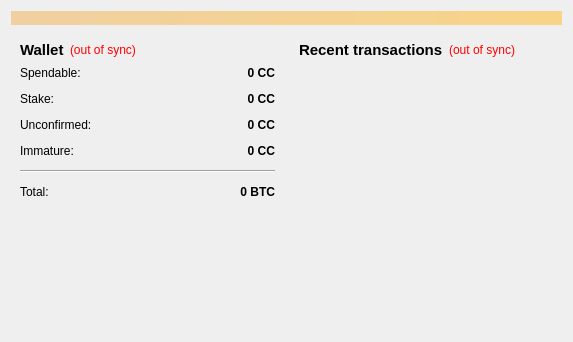
<?xml version="1.0" encoding="UTF-8"?>
<ui version="4.0">
 <class>OverviewPage</class>
 <widget class="QWidget" name="OverviewPage">
  <property name="geometry">
   <rect>
    <x>0</x>
    <y>0</y>
    <width>573</width>
    <height>342</height>
   </rect>
  </property>
  <property name="windowTitle">
   <string>Form</string>
  </property>
  <layout class="QVBoxLayout" name="topLayout">
   <item>
    <widget class="QLabel" name="labelAlerts">
     <property name="visible">
      <bool>false</bool>
     </property>
     <property name="styleSheet">
      <string notr="true">background-color: qlineargradient(x1: 0, y1: 0, x2: 1, y2: 0, stop:0 #F0D0A0, stop:1 #F8D488);  color:#000000
</string>
     </property>
     <property name="wordWrap">
      <bool>true</bool>
     </property>
     <property name="margin">
      <number>3</number>
     </property>
    </widget>
   </item>
   <item>
    <layout class="QHBoxLayout" name="horizontalLayout" stretch="1,1">
     <item>
      <layout class="QVBoxLayout" name="verticalLayout_2">
       <item>
        <widget class="QWidget" name="widget" native="true">
         <layout class="QVBoxLayout" name="verticalLayout_4">
          <item>
           <layout class="QHBoxLayout" name="horizontalLayout_4">
            <item>
             <widget class="QLabel" name="label_5">
              <property name="font">
               <font>
                <pointsize>11</pointsize>
                <weight>75</weight>
                <bold>true</bold>
               </font>
              </property>
              <property name="text">
               <string>Wallet</string>
              </property>
             </widget>
            </item>
            <item>
             <widget class="QLabel" name="labelWalletStatus">
              <property name="toolTip">
               <string>The displayed information may be out of date. Your wallet automatically synchronizes with the ChavezCoin network after a connection is established, but this process has not completed yet.</string>
              </property>
              <property name="styleSheet">
               <string notr="true">QLabel { color: red; }</string>
              </property>
              <property name="text">
               <string notr="true">(out of sync)</string>
              </property>
              <property name="alignment">
               <set>Qt::AlignLeading|Qt::AlignLeft|Qt::AlignVCenter</set>
              </property>
             </widget>
            </item>
            <item>
             <spacer name="horizontalSpacer_2">
              <property name="orientation">
               <enum>Qt::Horizontal</enum>
              </property>
              <property name="sizeHint" stdset="0">
               <size>
                <width>40</width>
                <height>20</height>
               </size>
              </property>
             </spacer>
            </item>
           </layout>
          </item>
          <item>
           <layout class="QFormLayout" name="formLayout_2">
            <property name="fieldGrowthPolicy">
             <enum>QFormLayout::AllNonFixedFieldsGrow</enum>
            </property>
            <property name="horizontalSpacing">
             <number>12</number>
            </property>
            <property name="verticalSpacing">
             <number>12</number>
            </property>
            <item row="0" column="0">
             <widget class="QLabel" name="label">
              <property name="text">
               <string>Spendable:</string>
              </property>
             </widget>
            </item>
            <item row="0" column="1">
             <widget class="QLabel" name="labelBalance">
              <property name="font">
               <font>
                <weight>75</weight>
                <bold>true</bold>
               </font>
              </property>
              <property name="cursor">
               <cursorShape>IBeamCursor</cursorShape>
              </property>
              <property name="toolTip">
               <string>Your current spendable balance</string>
              </property>
              <property name="text">
               <string notr="true">0 CC</string>
              </property>
              <property name="alignment">
               <set>Qt::AlignRight|Qt::AlignTrailing|Qt::AlignVCenter</set>
              </property>
              <property name="textInteractionFlags">
               <set>Qt::LinksAccessibleByMouse|Qt::TextSelectableByKeyboard|Qt::TextSelectableByMouse</set>
              </property>
             </widget>
            </item>
            <item row="1" column="0">
             <widget class="QLabel" name="label_6">
              <property name="text">
               <string>Stake:</string>
              </property>
             </widget>
            </item>
            <item row="1" column="1">
             <widget class="QLabel" name="labelStake">
              <property name="font">
               <font>
                <weight>75</weight>
                <bold>true</bold>
               </font>
              </property>
              <property name="cursor">
               <cursorShape>IBeamCursor</cursorShape>
              </property>
              <property name="toolTip">
               <string>Total of coins that was staked, and do not yet count toward the current balance</string>
              </property>
              <property name="text">
               <string notr="true">0 CC</string>
              </property>
              <property name="alignment">
               <set>Qt::AlignRight|Qt::AlignTrailing|Qt::AlignVCenter</set>
              </property>
              <property name="textInteractionFlags">
               <set>Qt::LinksAccessibleByMouse|Qt::TextSelectableByKeyboard|Qt::TextSelectableByMouse</set>
              </property>
             </widget>
            </item>
            <item row="2" column="0">
             <widget class="QLabel" name="label_3">
              <property name="text">
               <string>Unconfirmed:</string>
              </property>
             </widget>
            </item>
            <item row="2" column="1">
             <widget class="QLabel" name="labelUnconfirmed">
              <property name="font">
               <font>
                <weight>75</weight>
                <bold>true</bold>
               </font>
              </property>
              <property name="cursor">
               <cursorShape>IBeamCursor</cursorShape>
              </property>
              <property name="toolTip">
               <string>Total of transactions that have yet to be confirmed, and do not yet count toward the current balance</string>
              </property>
              <property name="text">
               <string notr="true">0 CC</string>
              </property>
              <property name="alignment">
               <set>Qt::AlignRight|Qt::AlignTrailing|Qt::AlignVCenter</set>
              </property>
              <property name="textInteractionFlags">
               <set>Qt::LinksAccessibleByMouse|Qt::TextSelectableByKeyboard|Qt::TextSelectableByMouse</set>
              </property>
             </widget>
            </item>
            <item row="3" column="0">
             <widget class="QLabel" name="labelImmatureText">
              <property name="text">
               <string>Immature:</string>
              </property>
             </widget>
            </item>
            <item row="3" column="1">
             <widget class="QLabel" name="labelImmature">
              <property name="font">
               <font>
                <weight>75</weight>
                <bold>true</bold>
               </font>
              </property>
              <property name="toolTip">
               <string>Mined balance that has not yet matured</string>
              </property>
              <property name="text">
               <string notr="true">0 CC</string>
              </property>
              <property name="alignment">
               <set>Qt::AlignRight|Qt::AlignTrailing|Qt::AlignVCenter</set>
              </property>
              <property name="textInteractionFlags">
               <set>Qt::LinksAccessibleByMouse|Qt::TextSelectableByKeyboard|Qt::TextSelectableByMouse</set>
              </property>
             </widget>
            </item>
            <item row="4" column="0" colspan="2">
             <widget class="Line" name="line">
              <property name="orientation">
               <enum>Qt::Horizontal</enum>
              </property>
             </widget>
            </item>
            <item row="5" column="0">
             <widget class="QLabel" name="labelTotalText">
              <property name="text">
               <string>Total:</string>
              </property>
             </widget>
            </item>
            <item row="5" column="1">
             <widget class="QLabel" name="labelTotal">
              <property name="font">
               <font>
                <weight>75</weight>
                <bold>true</bold>
               </font>
              </property>
              <property name="cursor">
               <cursorShape>IBeamCursor</cursorShape>
              </property>
              <property name="toolTip">
               <string>Your current total balance</string>
              </property>
              <property name="text">
               <string notr="true">0 BTC</string>
              </property>
              <property name="alignment">
               <set>Qt::AlignRight|Qt::AlignTrailing|Qt::AlignVCenter</set>
              </property>
              <property name="textInteractionFlags">
               <set>Qt::LinksAccessibleByMouse|Qt::TextSelectableByKeyboard|Qt::TextSelectableByMouse</set>
              </property>
             </widget>
            </item>
           </layout>
          </item>
         </layout>
        </widget>
       </item>
       <item>
        <spacer name="verticalSpacer">
         <property name="orientation">
          <enum>Qt::Vertical</enum>
         </property>
         <property name="sizeHint" stdset="0">
          <size>
           <width>20</width>
           <height>40</height>
          </size>
         </property>
        </spacer>
       </item>
      </layout>
     </item>
     <item>
      <layout class="QVBoxLayout" name="verticalLayout_3">
       <item>
        <widget class="QWidget" name="widget_2" native="true">
         <layout class="QVBoxLayout" name="verticalLayout">
          <item>
           <layout class="QHBoxLayout" name="horizontalLayout_2">
            <item>
             <widget class="QLabel" name="label_4">
              <property name="font">
               <font>
                <pointsize>11</pointsize>
                <weight>75</weight>
                <bold>true</bold>
               </font>
              </property>
              <property name="text">
               <string>&lt;b&gt;Recent transactions&lt;/b&gt;</string>
              </property>
             </widget>
            </item>
            <item>
             <widget class="QLabel" name="labelTransactionsStatus">
              <property name="toolTip">
               <string>The displayed information may be out of date. Your wallet automatically synchronizes with the ChavezCoin network after a connection is established, but this process has not completed yet.</string>
              </property>
              <property name="styleSheet">
               <string notr="true">QLabel { color: red; }</string>
              </property>
              <property name="text">
               <string notr="true">(out of sync)</string>
              </property>
              <property name="alignment">
               <set>Qt::AlignRight|Qt::AlignTrailing|Qt::AlignVCenter</set>
              </property>
             </widget>
            </item>
            <item>
             <spacer name="horizontalSpacer">
              <property name="orientation">
               <enum>Qt::Horizontal</enum>
              </property>
              <property name="sizeHint" stdset="0">
               <size>
                <width>40</width>
                <height>20</height>
               </size>
              </property>
             </spacer>
            </item>
           </layout>
          </item>
          <item>
           <widget class="QListView" name="listTransactions">
            <property name="styleSheet">
             <string notr="true">QListView { background: transparent; }</string>
            </property>
            <property name="frameShape">
             <enum>QFrame::NoFrame</enum>
            </property>
            <property name="verticalScrollBarPolicy">
             <enum>Qt::ScrollBarAlwaysOff</enum>
            </property>
            <property name="horizontalScrollBarPolicy">
             <enum>Qt::ScrollBarAlwaysOff</enum>
            </property>
            <property name="selectionMode">
             <enum>QAbstractItemView::NoSelection</enum>
            </property>
           </widget>
          </item>
         </layout>
        </widget>
       </item>
      </layout>
     </item>
    </layout>
   </item>
  </layout>
 </widget>
 <resources/>
 <connections/>
</ui>
